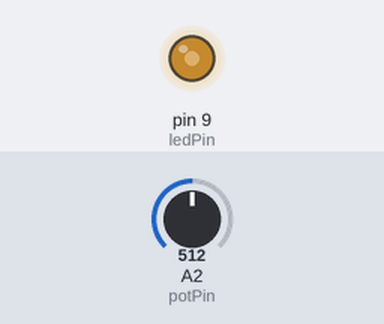
Bench run of a sketch on a simulated Arduino Uno, built with avr-gcc and run on an emulated ATmega328P. Parts: output pins drawn as LEDs (lit = HIGH). The test bench sets the inputs (shaded band); at power-on: A2 (potPin) = 512.

Above: at 1.2 s.
1.3 s: A2 (potPin) set to 716
At 1.7 s:
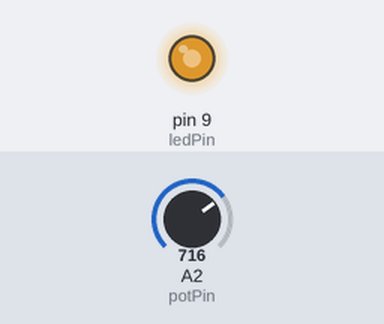
2.8 s: A2 (potPin) set to 900
At 4.0 s:
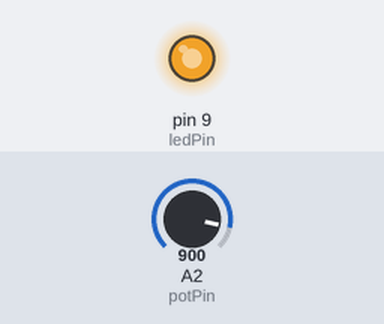
4.3 s: A2 (potPin) set to 122
At 5.2 s:
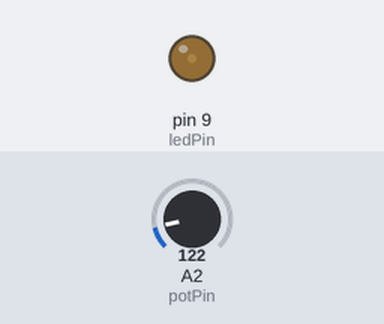
5.8 s: A2 (potPin) set to 0
At 6.4 s:
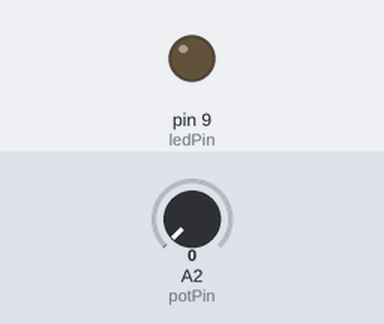
7.3 s: A2 (potPin) set to 511
At 8.7 s:
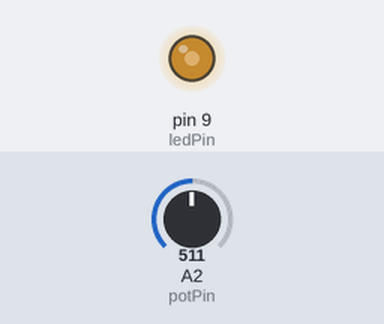
Timing chart, 0 to 9.8 s (numbered marks = the images above; inputs shaded):
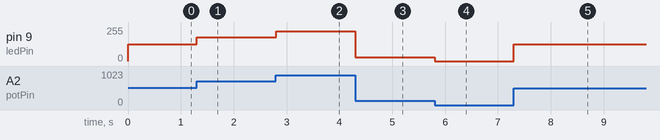

The sketch:

04_PWM-Based-LED-Brightness-Control-Using-Potentiometer.ino
```cpp
// Episode 4: PWM LED Brightness Control Using Potentiometer

int potPin = A2;     // Potentiometer pin
int ledPin = 9;      // PWM pin for LED
int val = 0;

void setup()
{
  pinMode(ledPin, OUTPUT);
}

void loop()
{
  val = analogRead(potPin);        // Read value (0 - 1023)

  val = map(val, 0, 1023, 0, 255); // Convert to PWM range

  analogWrite(ledPin, val);        // Control LED brightness
}
```

Measured:
- after the input at 1.3 s, pin 9 (ledPin): 127/255 → 178/255 at once
- after the input at 2.8 s, pin 9 (ledPin): 178/255 → 224/255 at once
- after the input at 4.3 s, pin 9 (ledPin): 224/255 → 30/255 at once
- after the input at 5.8 s, pin 9 (ledPin): 30/255 → 0/255 at once
- after the input at 7.3 s, pin 9 (ledPin): 0/255 → 127/255 at once
